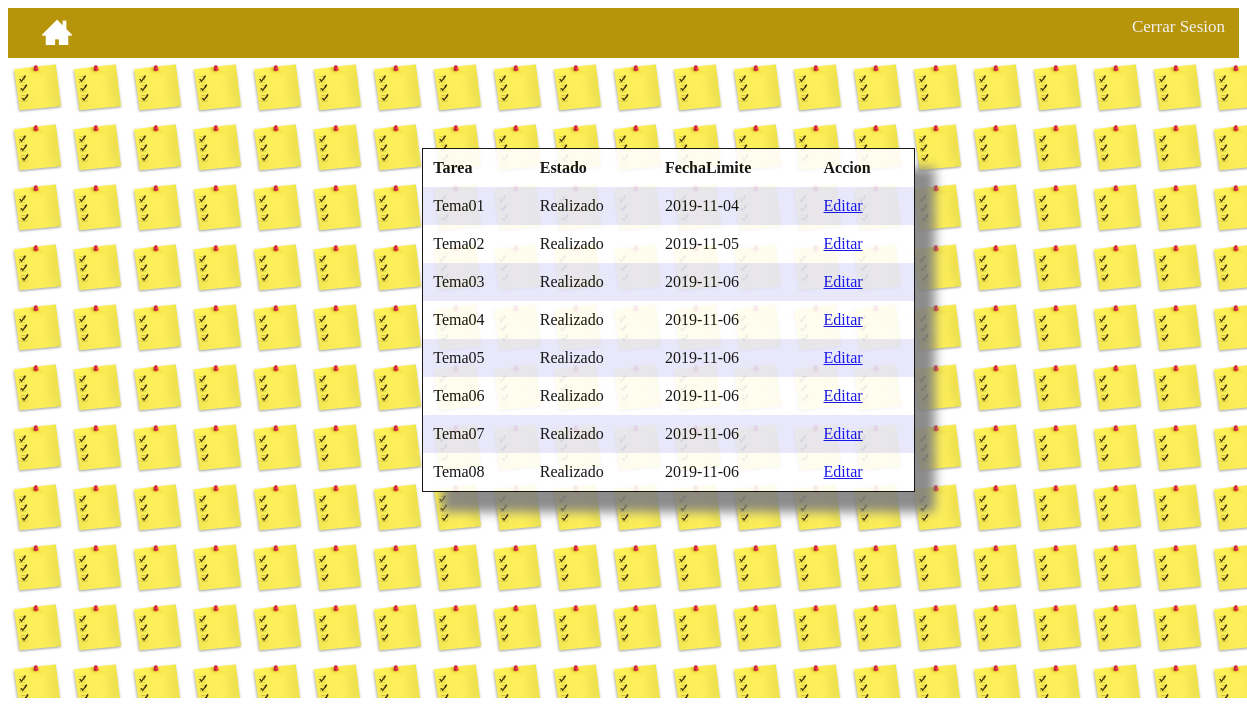
The page /listaPreCargada.php (signed in) on the database its author committed.
### tables this page shows
CREATE TABLE `tareas` (
  `id` int(11) NOT NULL,
  `tarea` varchar(80) NOT NULL,
  `estado` varchar(50) NOT NULL,
  `fechaRealizada` date DEFAULT NULL,
  `fechaLimite` date NOT NULL,
  `Asignado` varchar(50) NOT NULL
);

### listaPreCargada.php (the view, shortened to what this page needs)
<?php
$conectar=mysqli_connect("localHost","root","","todo");
$sql="SELECT * FROM tareas";
$respuesta_sql=mysqli_query($conectar,$sql);
?>
<!DOCTYPE html>
<html>
<head>
	<link rel="stylesheet" type="text/css" href="style.css">
	<link rel="stylesheet" type="text/css" href="icomoon.css">
</head>
<body>
	<header id="cabecera_index">
			<div class="botonera">
				<a href="home.php" class="active"><span class="icon-home3"></span></a>
				<a href="cerrarSesion.php" style="float: right;">Cerrar Sesion</a>
			</div>
		</header>
		<section id="seccion_lstPreCargada">
	<table class="tabla_edicion">
		<tr>
			<th>Tarea</th>
			<th>Estado</th>
			<th>FechaLimite</th>
			<th>Accion</th>
		</tr>
<?php
while ($file=mysqli_fetch_array($respuesta_sql)) {
	$tarea=$file['tarea'];
	$estado=$file['estado'];
	$fechaLimite=$file['fechaLimite'];
	$id=$file['id'];
	echo "<tr>";
	echo "<td>$tarea</td>";
	echo "<td>$estado</td>";
	echo "<td>$fechaLimite</td>";
	echo "<td><a href='editar.php?id=$id'>Editar</a></td>";
	echo "</tr>";
}
?>
	</table>
	</section>
</body>
</html>

### style.css (style rules this page uses)
th, td { text-align: left; padding: 10px; }
tr:nth-child(even) { background-color: #E6E6FA; }
#cabecera_index { width: 100%; height: 50px; }
.botonera { overflow: hidden; background-color: #B7950B; }
.botonera a { float: left; color: #f2f2f2; text-align: center; padding: 9px 14px; text-decoration: none; font-size: 17px; }
.botonera a.active { color: white; }
.icon-home3 { color: white; font-size: 30px; margin-left: 15px; padding: 5px; text-align: center; }
#seccion_lstPreCargada { width: 100%; height: 550px; background-image: url(imagenes/f8.jpg); background-repeat: repeat; background-size: 60px 60px; padding-top: 90px; padding-left: 45px; }
.tabla_edicion { border-spacing: 0; width: 40%; border: 1px solid ; margin-left: 30%; background-color: white; opacity: 0.9; box-shadow: 20px 20px 10px grey; }

### icomoon.css (style rules this page uses)
[class^="icon-"], [class*=" icon-"] { font-family: 'icomoon' !important; speak: none; font-style: normal; font-weight: normal; font-variant: normal; text-transform: none; line-height: 1; -webkit-font-smoothing: antialiased; -moz-osx-font-smoothing: grayscale; }
.icon-home3:before { content: "\e902"; }

### rows shown on the page
tareas: tarea "Tema01", estado "Realizado", fechaLimite "2019-11-04"
tareas: tarea "Tema02", estado "Realizado", fechaLimite "2019-11-05"
tareas: tarea "Tema03", estado "Realizado", fechaLimite "2019-11-06"
tareas: tarea "Tema04", estado "Realizado", fechaLimite "2019-11-06"
tareas: tarea "Tema05", estado "Realizado", fechaLimite "2019-11-06"
tareas: tarea "Tema06", estado "Realizado", fechaLimite "2019-11-06"
tareas: tarea "Tema07", estado "Realizado", fechaLimite "2019-11-06"
tareas: tarea "Tema08", estado "Realizado", fechaLimite "2019-11-06"
